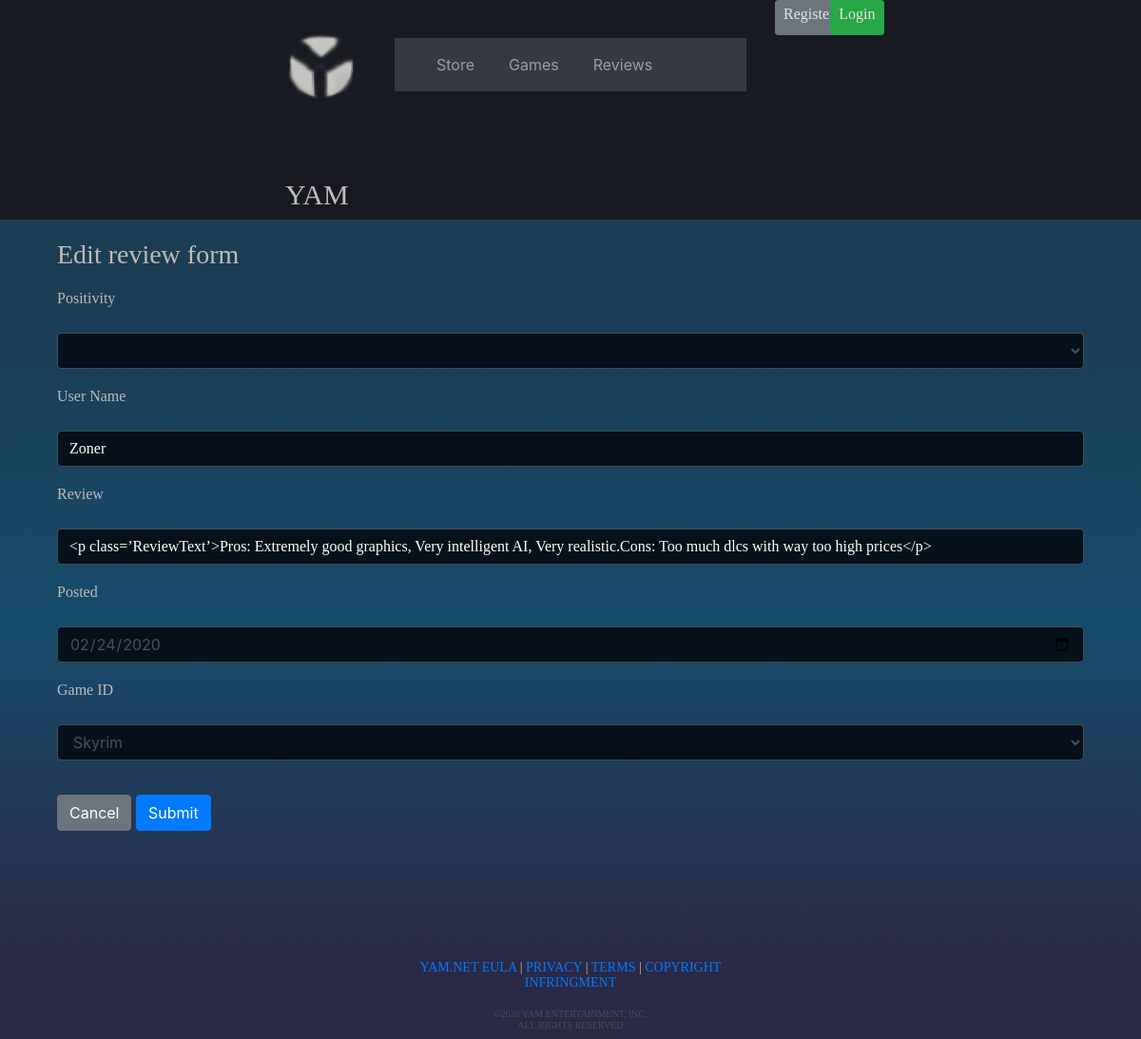
The app's page /Source/reviews_edit.php?id=1 with its own data.
### tables this page shows
CREATE TABLE `reviews` (
  `id` int(11) NOT NULL,
  `positivity` varchar(30) NOT NULL,
  `userName` varchar(100) NOT NULL,
  `review` text NOT NULL,
  `posted` date NOT NULL,
  `gameId` int(11) NOT NULL
);

### Source/classes/Review.php (called while the page is built, shortened)
<?php
class Review {
    public static function find($id) {
        $params = array(
            'id' => $id
        );
        $sql = 'SELECT * FROM reviews WHERE id = :id';
        $connection = Connection::getInstance();
        $stmt = $connection->prepare($sql);
        $success = $stmt->execute($params);
        if (!$success) {
            throw new Exception("Failed to retrieve review");
        }
        else {
            $review = $stmt->fetchObject('Review');
            return $review;
        }
    }
}
?>

### Source/classes/Game.php (called while the page is built, shortened)
<?php
class Game {
    public static function all() {
        $sql = 'SELECT * FROM games';
        $connection = Connection::getInstance();
        $stmt = $connection->prepare($sql);
        $success = $stmt->execute();
        if (!$success) {
            throw new Exception("Failed to retrieve games");
        }
        else {
            $games = $stmt->fetchAll(PDO::FETCH_CLASS, 'Game');
            return $games;
        }
    }
}
?>

### Source/reviews_edit.php (the view, shortened to what this page needs)
    <?php
require_once 'utils/functions.php';
require_once 'classes/Review.php';
require_once 'classes/Game.php';
try {
        $validator = new GUMP();
        $validation_rules = array(
            'id' => 'required|integer|min_numeric,1'
        );
        $filter_rules = array(
        	'id' => 'trim'
        );
        $validator->validation_rules($validation_rules);
        $validator->filter_rules($filter_rules);
    if ($_SERVER['REQUEST_METHOD'] == 'GET') {
        $validated_data = $validator->run($_GET);
    } else if ($_SERVER['REQUEST_METHOD'] == 'POST') {
        $_POST = $validator->sanitize($_POST);
        $validated_data = $validator->run($_POST);
    }
    $id = $validated_data['id'];
    $review = Review::find($id);
    $games = Game::all();
}
catch (Exception $ex) {
    die($ex->getMessage());
}
?>
    <!DOCTYPE html>
    <html>
    <head>
        <link rel="stylesheet" href="https://stackpath.bootstrapcdn.com/bootstrap/4.4.1/css/bootstrap.min.css">
        <link rel="stylesheet" href="css/myStyles.css">
    </head>
    <body>
        <div class="container-fluid TopNavBackground background">
            <div class="row">
                <div class="col-lg-1 col-sm-12 offset-lg-3 offset-sm-2">
                    <a href="index.php">
                        <div class="row">
                            <img src="../images/LogoCut.png" class="NavPadding">
                            <h3 class="textYAM noUnderline">YAM</h3>
                        </div>
                    </a>
                </div>
                <div class="col-lg-4 col-sm-12 paddingTopNavbar">
                    <nav class="navbar navbar-expand-lg navbar-dark bg-dark">
                        <div class="collapse navbar-collapse" id="navbarSupportedContent">
                            <ul class="navbar-nav">
                                <li class="nav-item paddingNav">
                                    <a class="nav-link" href="index.php">Store</a>
                                </li>
                                <li class="nav-item paddingNav">
                                    <a class="nav-link" href="allGames.php">Games</a>
                                </li>
                                <li class="nav-item paddingNav">
                                    <a class="nav-link" href="allReviews.php">Reviews</a>
                                </li>
                            </ul>
                        </div>
                    </nav>
                </div>
                <div class="col-lg-1 col-sm-12">
                    <div class="row">
                        <?php
        require_once 'utils/functions.php';
        if (!is_logged_in()) {
            echo '<div class=col-lg-7 col-sm-6 RegisterPadding">';
            echo '<a class="btn btn-secondary btn-sm" href="registerForm.php"><h3 class="Login">Register</h3></a>';
            echo '</div>';
            echo '<div class=col-lg-5 col-sm-6 LoginPadding>';
            echo '<a class="btn btn-success btn-sm" href="loginForm.php"><h3 class="Login">Login</h3></a>';
            echo '</div>';
        }
        ?>
                    </div>
                </div>
            </div>
        </div>
        <div class="container-fluid GradientBg">
            <div class="container">
                <div class="row">
                    <div class="col">
                        <form method="POST" action="reviews_update.php" role="form" class="form-horizontal" enctype="multipart/form-data">
                            <div class="form-group">
                                <div class="col-md-6 col-md-offset-3">
                                    <h3>
                                        <p class="paddingTop">Edit review form</p>
                                    </h3>
                                </div>
                            </div>
                            <div class="form-group">
                                <label for="positivity" class="col-md-3 control-label">
                                    <p>Positivity</p>
                                </label>
                                <div class="col-md-12">
                                    <select class="form-control formBg formBoarder" id="positivity" name="positivity">
                                        <option>
                                            <p></p>
                                        </option>
                                    </select>
                                </div>
                            </div>
                            <div class="form-group">
                                <label for="userName" class="col-md-3 control-label">
                                    <p>User Name</p>
                                </label>
                                <div class="col-md-12">
                                    <input type="text" class="form-control formBg formBoarder" id="userName" name="userName" value="<?= old('userName', $review->userName) ?>" />
                                </div>
                            </div>
                            <div class="form-group">
                                <label for="review" class="col-md-3 control-label">
                                    <p>Review</p>
                                </label>
                                <div class="col-md-12">
                                    <input type="text" class="form-control formBg formBoarder" id="review" name="review" value="<?= old('review', $review->review) ?>" />
                                </div>
                            </div>
                            <div class="form-group">
                                <label for="posted" class="col-md-3 control-label">
                                    <p>Posted</p>
                                </label>
                                <div class="col-md-12">
                                    <input type="date" class="form-control formBg formBoarder" id="discopostedunt" name="posted" value="<?= old('posted', $review->posted) ?>" />
                                </div>
                            </div>
                            <div class="form-group">
                                <label for="gameId" class="col-md-3 control-label">
                                    <p>Game ID</p>
                                </label>
                                <div class="col-md-12">
                                    <select class="form-control formBg formBoarder" id="gameId" name="gameId">
                                        <?php foreach ($games as $game) { ?>
                                        <option value="<?= $game->id ?>"><?= $game->gameName ?></option>
                                        <?php } ?>
                                    </select>
                                </div>
                            </div>
                            <div class="form-group">
                                <div class="col-md-6 col-md-offset-3 paddingTop">
                                    <a href="reviews.php" class="btn btn-secondary">Cancel</a>
                                    <button type="submit" class="btn btn-primary pull-right">Submit</button>
                                </div>
                            </div>
                        </form>
                    </div>
                </div>
            </div>
            <div class="row bigTopPadding">
                <div class="col-4 offset-4">
                    <h3 class="FooterText"><a href="#">YAM.NET EULA</a> | <a href="#">PRIVACY</a> | <a href="#">TERMS </a>| <a href="#">COPYRIGHT INFRINGMENT</a></h3>
                </div>
            </div>
            <div class="row footerPadding">
                <div class="col-2 offset-5">
                    <h3 class="FooterTextSmall">©2020 YAM ENTERTAINMENT, INC. ALL RIGHTS RESERVED</h3>
                </div>
            </div>
        </div>
    </body>
    </html>

### Source/css/myStyles.css (style rules this page uses)
:root { --main-font-family: "Microsoft New Tai Lue"; --main-text-colour: rgb(190, 188, 185); --main-dark-text-colour: rgb(20, 20, 20); }
li { display: inline; }
.paddingTopNavbar { padding-top: 40px; }
P { font-family: var(--main-font-family); color: var(--main-text-colour); }
.background { background-color: rgb(35, 40, 52) }
.TopNavBackground { background-color: rgb(23, 26, 33); }
.textYAM { padding-top: 50px; font-size: 30px; font-family: "Calibri"; color: rgb(193, 191, 188); line-height: 1.2; text-align: left; }
.NavPadding { padding-top: 30px; padding-bottom: 30px; }
.noUnderline { text-decoration: none; }
.Login { font-size: 16px; font-family: var(--main-font-family); color: rgb(233, 228, 228); line-height: 1.2; text-align: center; }
.paddingTop { padding-top: 20px; }
.paddingNav { padding-right: 0px; padding-left: 20px; }
.GradientBg { background-image: -moz-linear-gradient(90deg, rgb(43, 42, 70) 10%, rgb(22, 75, 107) 50%, rgb(27, 62, 84) 90%); background-image: -webkit-linear-gradient(90deg, rgb(43, 42, 70) 10%, rgb(22, 75, 107) 50%, rgb(27, 62, 84) 90%); background-image: -ms-linear-gradient(90deg, rgb(43, 42, 70) 10%, rgb(22, 75, 107) 50%, rgb(27, 62, 84) 90%); }
.bigTopPadding { padding-top: 120px; }
.FooterText { font-size: 14px; font-family: var(--main-font-family); color: rgb(191, 189, 187); line-height: 1.2; text-align: center; }
.FooterTextSmall { font-size: 10px; font-family: var(--main-font-family); color: rgb(69, 79, 83); line-height: 1.2; text-align: center; }
.footerPadding { padding-top: 10px; }
.formBg { background-color: rgb(6, 17, 27); }
.formBoarder { border-color: rgb(64, 75, 86); }
input[type=text] { color: white; font-family: var(--main-font-family); }
option { font-family: var(--main-font-family); }

### records on screen
reviews: userName "Zoner", review "<p class=’ReviewText’>Pros: Extremely good graphics, Very intelligent AI, Very realistic.Cons: Too much dlcs with way too high prices</p>", posted "02/24/2020"

### other values on screen
form field gameId "Skyrim"
